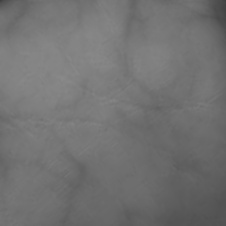
#> input picture 001_l_940_01.jpg, 226 x 226 px, given as the content of the folder dataset, which was not available
$ jupyter execute --allow-errors ROI.ipynb   (older library calls are emulated)
#> lines starting #> are read from the running program, lines starting #| are printed output that depends on the picture; after the words box and inside, x2 and y2 are one past the last pixel; in counts of white or black regions, pixels touching at a corner belong together; long printed decimals are rounded; pictures that were not available may be replaced by others from this repository, and a replacement may not be noted
[cell 1]
import glob
import os
import numpy as np
import cv2
import imutils
import math
from scipy import misc
import copy

[cell 2]
img_dir = "dataset"

data_path = os.path.join(img_dir,'*.jpg')
files = glob.glob(data_path)
print(files)

[cell 3]
class_data = []
dir_result = "result_ROI"
dir_region = "region_ROI"
for f1 in files:
    original_img = cv2.imread(f1)
#> original_img is the input picture: shape (226, 226, 3); min 63, max 138, mean 113.6
    head, tail = os.path.split(f1)
    name = tail.split('_')
    class_data.append(name[0])
    folderName = dir_result + '\\\\' + tail

    #rotate image
    img_rotate = imutils.rotate_bound(original_img, 90)
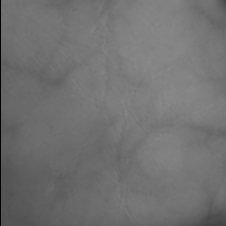
#> img_rotate: shape (226, 226, 3); min 0, max 138, mean 113.2

    #graylevel image
    img_gray = cv2.cvtColor(img_rotate, cv2.COLOR_BGR2GRAY)

    #otsu's thresholding
    blur = cv2.GaussianBlur(img_gray,(5,5),0)
    ret3,img_thresh = cv2.threshold(blur,0,255,cv2.THRESH_BINARY+cv2.THRESH_OTSU)
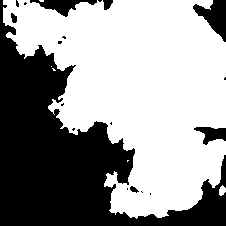
#> img_thresh: shape (226, 226); 59.8% white; 19 black regions (12 under 20 px), largest, box (x1, y1, x2, y2) and area: (0, 0, 226, 226) 18796, (193, 0, 226, 42) 702, (30, 0, 97, 17) 472
#> ret3 = 111

    #morphological opening
    sz = 20
    kernel = cv2.getStructuringElement(cv2.MORPH_ELLIPSE, (2*sz-1, 2*sz-1))
    opening = cv2.morphologyEx(img_thresh, cv2.MORPH_OPEN, kernel)
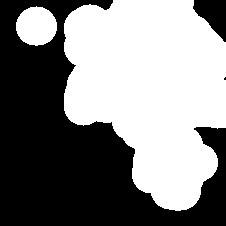
#> opening: shape (226, 226); 51% white; 3 black regions (1 under 20 px), largest, box (x1, y1, x2, y2) and area: (0, 0, 226, 226) 24206, (193, 0, 226, 42) 837

    cv2.imwrite(os.path.join(dir_result, tail), opening)

[cell 4]
img = np.array(opening)
column = np.argwhere(np.any(img==255, axis = 0))[0]
#> column = [16]
c = column[0]
#> c = 16
row_columnX = img[:,c:c+1]
#> row_columnX = 226 values, max 255 at index 22, min 0 at index 0, mean 10.15
print(row_columnX.shape)
#| (226, 1)
row = np.argwhere(np.any(row_columnX==255, axis = 1))[0]
#> row = [22]
r = row[0]
#> r = 22
print(c)
#| 16
print(r)
#| 22
ctrImg = np.zeros(img.shape)
print(img.shape)
#| (226, 226)
height, width = img.shape
#> height = 226; width = 226
ctrImg[r,c] = 255
coor = [r,c]
#> coor = [22, 16]
startCoor = [r,c]
#> startCoor = [22, 16]
print(ctrImg[r,c])
#| 255.0
print(coor)
#| [22, 16]
try_img = np.zeros(img.shape)
for i in range(height - r):
    for j in range(width - c):
        try_img[i+r][j+c] = 255
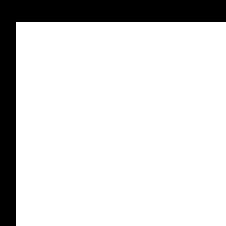
#> try_img: shape (226, 226) float64; 83.9% white; 1 black region, box (x1, y1, x2, y2) and area: (0, 0, 226, 226) 8236
# cv2.imwrite(os.path.join(dir_result, "try.jpg"), try_img)

[cell 5]
maksCoorR, maksCoorC = img.shape
#> maksCoorR = 226; maksCoorC = 226
coorHalfWrist = [int(maksCoorR), int(maksCoorC/2)]
#> coorHalfWrist = [226, 113]
print(coorHalfWrist)
#| [226, 113]
try1_img = np.zeros(img.shape)
for i in range(coorHalfWrist[0]):
    for j in range(coorHalfWrist[1]):
        try1_img[i][j] = 255
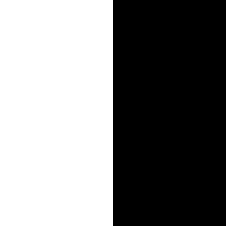
#> try1_img: shape (226, 226) float64; 50% white; 1 white region, box (x1, y1, x2, y2) and area: (0, 0, 113, 226) 25538
# cv2.imwrite(os.path.join(dir_result, "try1.jpg"), try1_img)

[cell 6]
newCoor = [0,0]
coorDis = []
direction = []
dire = 7
indikator = 1
count = 0
counts = 0
while indikator == 1:
    counts += 1
    if dire % 2 == 0:
        startDir = (dire+7) % 8
    else:
        startDir = (dire+6) % 8
    currentDir = startDir
    for i in range(8):
        if currentDir == 8:
            currentDir = 0
        if currentDir == 0:
            posisi = [0, 1]
        elif currentDir == 1:
            posisi = [-1, 1]
        elif currentDir == 2:
            posisi = [-1, 0]
        elif currentDir == 3:
            posisi = [-1, -1]
        elif currentDir == 4:
            posisi = [0, -1]
        elif currentDir == 5:
            posisi = [1, -1]
        elif currentDir == 6:
            posisi = [1, 0]
        elif currentDir == 7:
            posisi = [1, 1]
        dire = currentDir
# [4 lines of commented-out code are left out]
        newCoor[0] = coor[0] + posisi[0]
        newCoor[1] = coor[1] + posisi[1]
#         print("newCoor")
#         print(newCoor)
        if newCoor[0] >= 0 and newCoor[1] >= 0 and newCoor[0] < maksCoorR-1 and newCoor[1] < maksCoorC-1:
            if img[newCoor[0], newCoor[1]] == 255:
                ctrImg[newCoor[0], newCoor[1]] = 255
                coor[0] = newCoor[0]
                coor[1] = newCoor[1]
#                 print(newCoor)
                a = math.pow((newCoor[0] - coorHalfWrist[0] + 1),2)
                b = math.pow((newCoor[1] - coorHalfWrist[1] + 1),2)
                c = a + b
#                 print(c)
                distances = math.sqrt(c)
                coorDis.append([])
                direction.append([])
                coorDis[count].append(newCoor[0])
                coorDis[count].append(newCoor[1])
                coorDis[count].append(distances)
                direction[count].append(dire)
                count += 1
                break
            else:
                currentDir += 1
        else:
            currentDir += 1
    if startCoor == coor:
        indikator = 0
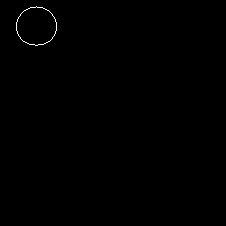
#> ctrImg: shape (226, 226) float64; 0.22% white in thin lines or dots, all inside (x1, y1, x2, y2) = (16, 6, 57, 46)
#> after the loop, coorDis = 112 items, first 6: [23, 16, 223.7], [24, 16, 222.7], [25, 16, 221.8], [26, 16, 220.9], [27, 16, 220], [28, 16, 219.1]; count = 112; counts = 112; direction = 112 items, first 6: [6], [6], [6], [6], [6], [6]; newCoor = [22, 16]

[cell 7]
cv2.imwrite(os.path.join(dir_result, tail), ctrImg)
#> Out = True

[cell 8]
type(coorDis)

[cell 9]
# Distance Distribution Diagram
sumbuX = []
sumbuX = np.arange(len(coorDis))
#> sumbuX = 112 values from 0 to 111
sumbuX = np.array(sumbuX)
print(type(coorDis[0][0]))
#| <class 'numpy.int64'>
print(type(np.amin(coorDis, axis =0)[0]))
#| <class 'numpy.float64'>
minDistance = np.amin(coorDis, axis =0)[2]
#> minDistance = 193.7
indexDistance = np.argwhere(coorDis == minDistance)
#> indexDistance = [[38, 2]]
for i in indexDistance:
    if i[1] == 2:
        r = i[0]
        print(coorDis[r])
        break
#> this loop made 1 pass
#> (i, r) on pass 1: ([38, 2], 38)
#| [44, 43, 193.706]
c = 0
height, width = img.shape
print(indexDistance)
#| [[38  2]]
print(minDistance)
#| 193.706
a = coorDis[indexDistance[0][0]][0]
#> a = 44
b = coorDis[indexDistance[0][0]][1]
#> b = 43
print(r)
#| 38

[cell 10]
newCoorDis = []
for i in range(len(coorDis) - r):
    newCoorDis.append(coorDis[i+r])
#> this loop made 74 passes
#> after the loop, newCoorDis = 74 items, first 6: [44, 43, 193.7], [43, 44, 194.3], [43, 45, 193.9], [42, 46, 194.5], [42, 47, 194.2], [41, 48, 194.8]
for i in range(r):
    newCoorDis.append(coorDis[i])
#> after the loop, newCoorDis = 112 items, first 6: [44, 43, 193.7], [43, 44, 194.3], [43, 45, 193.9], [42, 46, 194.5], [42, 47, 194.2], [41, 48, 194.8]
newCoorDis = np.array(newCoorDis)
#> newCoorDis = 112 rows, first 8: [44, 43, 193.7], [43, 44, 194.3], [43, 45, 193.9], [42, 46, 194.5], [42, 47, 194.2], [41, 48, 194.8], [41, 49, 194.5], [40, 50, 195.1]
height, width = ctrImg.shape
image = ctrImg
new = newCoorDis[0]
#> new = [44, 43, 193.7]
# print(newCoorDis)
# for i in range(150):
#     image[int(new[0])][int(new[1]) + i] = 255
# cv2.imwrite(os.path.join(dir_result, tail), image)
print(len(newCoorDis))
#| 112

[cell 11]
whiteDis = float(550)
r = []
c = []
for i in range(len(newCoorDis)):
    if newCoorDis[i][0] > whiteDis:
        newCoorDis[i][2] = 0
        ctrImg[int(newCoorDis[i][0]), int(newCoorDis[i][1])] = 0
#> this loop made 112 passes
distancess = []
for i in range(len(newCoorDis)):
    distancess.append(newCoorDis[i][2])
#> after the loop, distancess = 112 values, max 232.9 at index 55, min 193.7 at index 0, mean 213.6
# distancess = np.array(distancess)
print(distancess)
#> (printed output is left out)

[cell 12]
cv2.imwrite(os.path.join(dir_result, tail), ctrImg)
#> Out = True

[cell 13]
def getPeak(Data, i, s):
    if (i-s) < 1:
        top = 0
    else:
        top = i - s - 1
    y = Data[1]

    if (i+s) > len(y):
        bottom = len(y) - 1
    else:
        bottom = i + s - 1
    p = []
    if y[i] == max(y[top:bottom]) or y[i] == min(y[top:bottom]):
        p = [Data[0][i], Data[1][i]]
#         if Data[1][i] > 0.0:
#             temp = 1
    else:
        p.append(float('nan'))
        p.append(float('nan'))
    return p

[cell 14]
def fpeak(sumbuX, distancess, s):
#> called with sumbuX = array of shape (112,), s = 50
    rx = len(sumbuX)
#> rx = 112
    ry = len(distancess)
#> ry = 112
    if s == 0:
        s = 1
    Data = np.vstack((sumbuX, distancess))
#     print(Data)
    output = []
    for i in range(rx):
        isP= getPeak(Data, i, s)
#         print(isP)
        if np.isnan(isP).sum() == 0:
            output.append(isP)
#> this loop made 112 passes
#> isP on passes 1 to 12: [0, 193.7], [nan, nan], [nan, nan], [nan, nan], [nan, nan], [nan, nan], [nan, nan], [nan, nan], [nan, nan], [nan, nan], [nan, nan], [nan, nan]
#> after the loop, output = [[0, 193.7], [55, 232.9], [110, 194.4]]
#             if temp == 1:
#                 print("hola")
    return output

[cell 15]
s = 50
# print(len(distancess))
output = fpeak(sumbuX, distancess, s)
#> output = [[0, 193.7], [55, 232.9], [110, 194.4]]
print(output)
#| [[0.0, 193.706], [55.0, 232.912], [110.0, 194.427]]
for i in range(len(output)):
    if i == len(output) - 1:
        output[i].append(0)
        break
    if output[i][1] == output[i+1][1]:
        output[i].append(1)
    else:
        output[i].append(0)
#> this loop made 3 passes
#         print("hahaha")
# print(output)

[cell 16]
improveOut = []
for i in output:
    if i[2] == float(0):
        improveOut.append(i)
#> this loop made 3 passes
#> i on passes 1 to 3: [0, 193.7, 0], [55, 232.9, 0], [110, 194.4, 0]
#> after the loop, improveOut = [[0, 193.7, 0], [55, 232.9, 0], [110, 194.4, 0]]
# sorted(improveOut, reverse=True)
output = improveOut
#> output = [[0, 193.7, 0], [55, 232.9, 0], [110, 194.4, 0]]
tails = tail.split('.')
cv2.imwrite(os.path.join(dir_result, tail), ctrImg)
for i in output:
    new = newCoorDis[int(i[0])]
    images = copy.deepcopy(ctrImg)
    for j in range(30):
#         print(int(new[0])+j)
#         print(int(new[1]))
        image[int(new[0])+j][int(new[1])] = 255
    name = tails[0] + '_' + str(i[0]) + '.jpg'
    cv2.imwrite(os.path.join(dir_result, name), image)
#> this loop made 3 passes
#> (i, new, name) on passes 1 to 3: ([0, 193.7, 0], [44, 43, 193.7], '001_l_940_01_0.0.jpg'), ([55, 232.9, 0], [7, 30, 232.9], '001_l_940_01_55.0.jpg'), ([110, 194.4, 0], [44, 41, 194.4], '001_l_940_01_110.0.jpg')
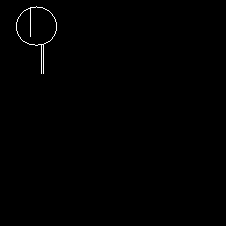
#> ctrImg: shape (226, 226) float64; 0.39% white in thin lines or dots, all inside (x1, y1, x2, y2) = (16, 6, 57, 74)

[cell 17]
# print(outpuT)
pixelP1 = output[0][0]
#> pixelP1 = 0
#> (the rest of this cell did not finish here and is left out)
